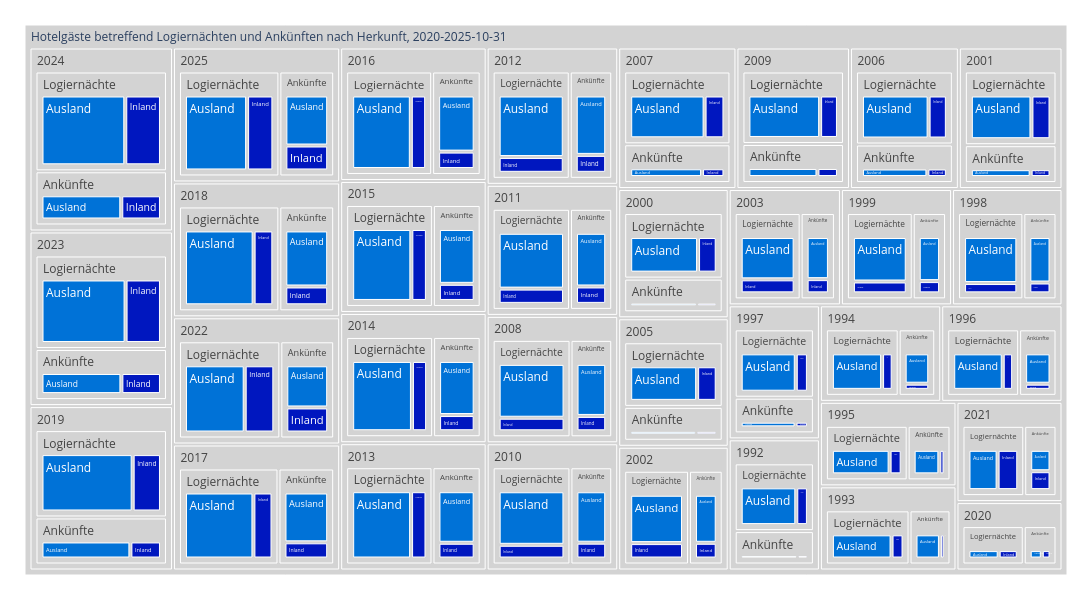

The notebook cell this image was saved under:
### Code cell
treeMap1 = mypy_dv.plot_px_treemap(
    data=myTreemapAgg.reset_index()
    ,levels=['Jahr_nbr','Kennzahl', 'Herkunft',]
    ,values="sum_Anz"
    ,color="Herkunft"
    #, color_continuous_scale='Blues'
    ,color_discrete_map=farben_dict_zc
    #,color_discrete_map={'(?)':'lightgrey', 'Erwerbstätige':'#99C32E', 'Nichterwerbspersonen':'#7B4100', 'Erwerbslose':'#DB247D'}  
    ,height=600
    ,width=1100               
    #,margin_val_bottom=25
    ,myHeaderTitle="Hotelgäste betreffend Logiernächten und Ankünften nach Herkunft, 2020-"+data_max_date

)
treeMap1

### Figure 1 — Plotly figure (JSON) as saved in the notebook; plotly's stock layout.template omitted (floating-point values rounded to 4 significant figures; data arrays with more than 128 entries replaced by an {"elided": "..."} marker saying what was removed)
{"data": [{"branchvalues": "total", "customdata": {"elided": "232x1 str values"}, "domain": {"x": [0, 1], "y": [0, 1]}, "hovertemplate": "%{label}<br><br>Anzahl:<br>%{value}<extra></extra>", "ids": {"elided": "232 str values"}, "labels": {"elided": "232 str values"}, "marker": {"colors": {"elided": "232 str values"}}, "name": "", "parents": {"elided": "232 str values"}, "root": {"color": "grey"}, "type": "treemap", "values": {"elided": "232 int values"}}], "layout": {"height": 600, "legend": {"tracegroupgap": 0}, "margin": {"b": 25, "l": 25, "r": 25, "t": 25}, "width": 1100}}
